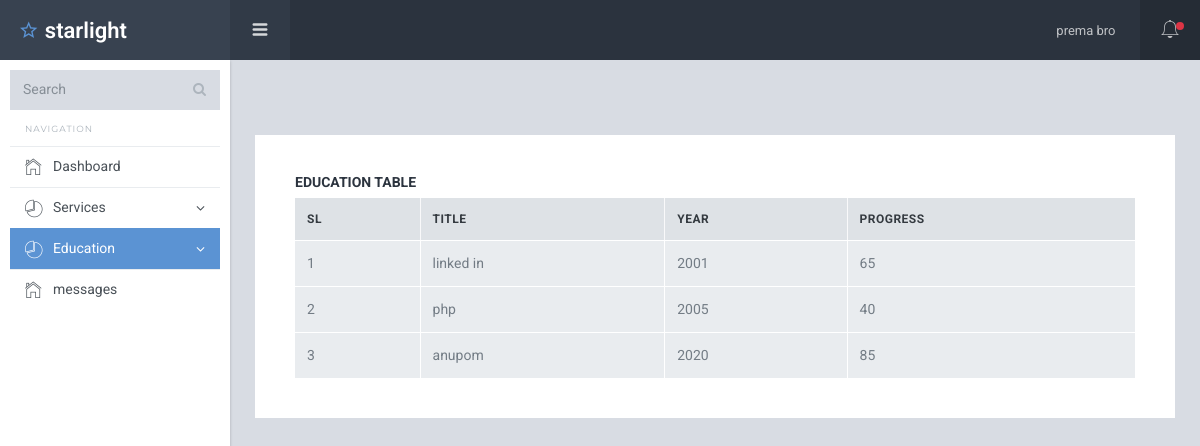
/backend/education_view.php (signed in), run on the app's committed database.
### tables this page shows
CREATE TABLE `anupom` (
  `id` int(10) UNSIGNED NOT NULL,
  `name` varchar(255) NOT NULL,
  `email` varchar(255) NOT NULL,
  `phone` varchar(255) DEFAULT NULL,
  `images` varchar(255) DEFAULT NULL,
  `role` tinyint(4) NOT NULL DEFAULT 1 COMMENT '1 = user , 2 = admin',
  `password` varchar(255) NOT NULL,
  `status` tinyint(4) NOT NULL DEFAULT 1 COMMENT '1=active , 0=deactivate'
);

CREATE TABLE `education` (
  `id` int(10) UNSIGNED NOT NULL,
  `title` varchar(255) NOT NULL,
  `year` int(11) NOT NULL,
  `progress` int(11) NOT NULL,
  `status` tinyint(4) NOT NULL DEFAULT 1 COMMENT '1 = active , 2 = deactive'
);

### backend/education_view.php (the view)
<?php
    require_once 'inc/header.php';
    $eduselect = "SELECT * FROM education";
    $edu = mysqli_query($db, $eduselect);
?>
<div class="sl-mainpanel">
    <div class="sl-pagebody">
        <div class="card pd-20 pd-sm-40 mg-t-50">
            <h6 class="card-body-title">Education Table</h6>
            <div class="table-responsive">
                <table class="table table-bordered mg-b-0">
                    <thead>
                        <tr>
                            <th>SL</th>
                            <th>TITLE</th>
                            <th>YEAR</th>
                            <th>PROGRESS</th>
                        </tr>
                    </thead>
                    <tbody>
                        <?php foreach ($edu as $key => $edu): ?>
                        <tr>
                            <td><?= ++$key   ?></td>
                            <td><?= $edu['title'] ?></td>
                            <td><?= $edu['year'] ?></td>
                            <td><?= $edu['progress'] ?></td>
                        </tr>
                        <?php endforeach  ?>
                    </tbody>
                </table>
            </div>
        </div>
    </div>
</div>
<?php
require_once 'inc/footer.php';
?>

### backend/inc/header.php (shortened to what this page needs)
<?php
        require_once '../database.php';
        $users_id = $_SESSION['users_id'];
        $sel = "SELECT * FROM anupom WHERE id = $users_id";
        $qq = mysqli_query($db, $sel);
        $assocq = mysqli_fetch_assoc($qq);
        $self = $_SERVER['PHP_SELF'];
        $exp = explode('/' , $self);
        $url = end($exp);
?>
<!DOCTYPE html>
<html lang="en">
<head>
    <link href="assets/lib/font-awesome/css/font-awesome.css" rel="stylesheet">
    <link href="assets/lib/Ionicons/css/ionicons.css" rel="stylesheet">
    <link href="assets/lib/perfect-scrollbar/css/perfect-scrollbar.css" rel="stylesheet">
    <link href="assets/lib/rickshaw/rickshaw.min.css" rel="stylesheet">
    <link rel="stylesheet" href="assets/css/starlight.css">
</head>
<body>
    <div class="sl-logo"><a href=""><i class="icon ion-android-star-outline"></i> starlight</a></div>
    <div class="sl-sideleft">
        <div class="input-group input-group-search">
            <input type="search" name="search" class="form-control" placeholder="Search">
            <span class="input-group-btn">
                <button class="btn"><i class="fa fa-search"></i></button>
            </span>
        </div>
        <label class="sidebar-label">Navigation</label>
        <div class="sl-sideleft-menu">
            <a href="dashboard.php" class="sl-menu-link <?= $url == 'dashboard.php' ? 'active' : '' ?> ">
                <div class="sl-menu-item">
                    <i class="menu-item-icon icon ion-ios-home-outline tx-22"></i>
                    <span class="menu-item-label">Dashboard</span>
                </div>
            </a>
            <a href="#" class="sl-menu-link <?= $url == 'add_service.php' ? 'active' : $url == 'service_view.php' ? 'active' : $url == 'trashed_service.php' ? 'active' : '' ?>">
                <div class="sl-menu-item">
                    <i class="menu-item-icon ion-ios-pie-outline tx-20"></i>
                    <span class="menu-item-label">Services</span>
                    <i class="menu-item-arrow fa fa-angle-down"></i>
                </div>
            </a>
            <a href="#" class="sl-menu-link <?= $url == 'add_education.php' ? 'active' : $url == 'education_view.php' ? 'active' : $url == 'trashed_education.php' ? 'active' : '' ?>">
                <div class="sl-menu-item">
                    <i class="menu-item-icon ion-ios-pie-outline tx-20"></i>
                    <span class="menu-item-label">Education</span>
                    <i class="menu-item-arrow fa fa-angle-down"></i>
                </div>
            </a>
            <a href="messages.php" class="sl-menu-link <?= $url == 'messages.php' ? 'active' : '' ?> ">
                <div class="sl-menu-item">
                    <i class="menu-item-icon icon ion-ios-home-outline tx-22"></i>
                    <span class="menu-item-label">messages</span>
                </div>
            </a>
        </div>
        <br>
    </div>
    <div class="sl-header">
        <div class="sl-header-left">
            <div class="navicon-left hidden-md-down"><a id="btnLeftMenu" href=""><i
                        class="icon ion-navicon-round"></i></a></div>
        </div>
        <div class="sl-header-right">
            <nav class="nav">
                <div class="dropdown">
                    <a href="" class="nav-link nav-link-profile" data-toggle="dropdown">
                        <span class="logged-name"><?php echo $assocq['name']  ?><span class="hidden-md-down"></span></span>
                    </a>
                </div>
            </nav>
            <div class="navicon-right">
                <a id="btnRightMenu" href="" class="pos-relative">
                    <i class="icon ion-ios-bell-outline"></i>
                    <span class="square-8 bg-danger"></span>
                </a>
            </div>
        </div>
    </div>

### data on the page
anupom: name "prema bro"
education: title "linked in", year "2001", progress "65"
education: title "php", year "2005", progress "40"
education: title "anupom", year "2020", progress "85"
